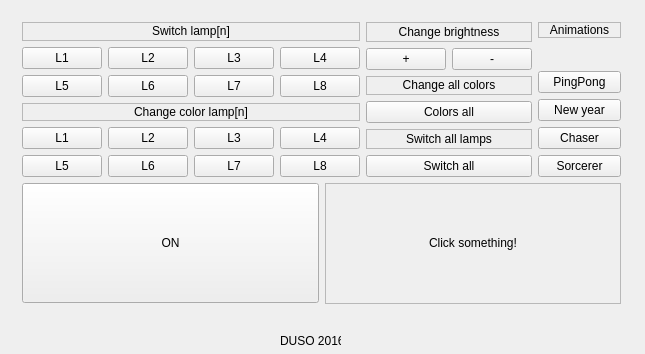
<?xml version="1.0" encoding="UTF-8"?>
<ui version="4.0">
 <class>ControlPanel</class>
 <widget class="QMainWindow" name="ControlPanel">
  <property name="geometry">
   <rect>
    <x>0</x>
    <y>0</y>
    <width>645</width>
    <height>354</height>
   </rect>
  </property>
  <property name="windowTitle">
   <string>ControlPanel</string>
  </property>
  <widget class="QWidget" name="centralWidget">
   <widget class="QWidget" name="layoutWidget">
    <property name="geometry">
     <rect>
      <x>11</x>
      <y>11</y>
      <width>621</width>
      <height>304</height>
     </rect>
    </property>
    <layout class="QVBoxLayout" name="verticalLayout_11">
     <item>
      <layout class="QHBoxLayout" name="horizontalLayout_8">
       <item>
        <layout class="QHBoxLayout" name="horizontalLayout_7">
         <item>
          <layout class="QVBoxLayout" name="verticalLayout_8">
           <item>
            <layout class="QVBoxLayout" name="verticalLayout_3">
             <item>
              <widget class="QLabel" name="label">
               <property name="layoutDirection">
                <enum>Qt::LeftToRight</enum>
               </property>
               <property name="frameShape">
                <enum>QFrame::StyledPanel</enum>
               </property>
               <property name="text">
                <string>Switch lamp[n]</string>
               </property>
               <property name="textFormat">
                <enum>Qt::RichText</enum>
               </property>
               <property name="alignment">
                <set>Qt::AlignCenter</set>
               </property>
               <property name="wordWrap">
                <bool>true</bool>
               </property>
              </widget>
             </item>
             <item>
              <layout class="QVBoxLayout" name="verticalLayout">
               <item>
                <layout class="QHBoxLayout" name="horizontalLayout">
                 <item>
                  <widget class="QPushButton" name="switchL1">
                   <property name="text">
                    <string>L1</string>
                   </property>
                  </widget>
                 </item>
                 <item>
                  <widget class="QPushButton" name="switchL2">
                   <property name="text">
                    <string>L2</string>
                   </property>
                  </widget>
                 </item>
                 <item>
                  <widget class="QPushButton" name="switchL3">
                   <property name="text">
                    <string>L3</string>
                   </property>
                  </widget>
                 </item>
                 <item>
                  <widget class="QPushButton" name="switchL4">
                   <property name="text">
                    <string>L4</string>
                   </property>
                  </widget>
                 </item>
                </layout>
               </item>
               <item>
                <layout class="QHBoxLayout" name="horizontalLayout_2">
                 <item>
                  <widget class="QPushButton" name="switchL5">
                   <property name="text">
                    <string>L5</string>
                   </property>
                  </widget>
                 </item>
                 <item>
                  <widget class="QPushButton" name="switchL6">
                   <property name="text">
                    <string>L6</string>
                   </property>
                  </widget>
                 </item>
                 <item>
                  <widget class="QPushButton" name="switchL7">
                   <property name="text">
                    <string>L7</string>
                   </property>
                  </widget>
                 </item>
                 <item>
                  <widget class="QPushButton" name="switchL8">
                   <property name="text">
                    <string>L8</string>
                   </property>
                  </widget>
                 </item>
                </layout>
               </item>
              </layout>
             </item>
            </layout>
           </item>
           <item>
            <layout class="QVBoxLayout" name="verticalLayout_4">
             <item>
              <widget class="QLabel" name="label_2">
               <property name="layoutDirection">
                <enum>Qt::LeftToRight</enum>
               </property>
               <property name="frameShape">
                <enum>QFrame::StyledPanel</enum>
               </property>
               <property name="text">
                <string>Change color lamp[n]</string>
               </property>
               <property name="textFormat">
                <enum>Qt::RichText</enum>
               </property>
               <property name="alignment">
                <set>Qt::AlignCenter</set>
               </property>
               <property name="wordWrap">
                <bool>true</bool>
               </property>
              </widget>
             </item>
             <item>
              <layout class="QVBoxLayout" name="verticalLayout_2">
               <item>
                <layout class="QHBoxLayout" name="horizontalLayout_4">
                 <item>
                  <widget class="QPushButton" name="changeClrL1">
                   <property name="text">
                    <string>L1</string>
                   </property>
                  </widget>
                 </item>
                 <item>
                  <widget class="QPushButton" name="changeClrL2">
                   <property name="text">
                    <string>L2</string>
                   </property>
                  </widget>
                 </item>
                 <item>
                  <widget class="QPushButton" name="changeClrL3">
                   <property name="text">
                    <string>L3</string>
                   </property>
                  </widget>
                 </item>
                 <item>
                  <widget class="QPushButton" name="changeClrL4">
                   <property name="text">
                    <string>L4</string>
                   </property>
                  </widget>
                 </item>
                </layout>
               </item>
               <item>
                <layout class="QHBoxLayout" name="horizontalLayout_5">
                 <item>
                  <widget class="QPushButton" name="changeClrL5">
                   <property name="text">
                    <string>L5</string>
                   </property>
                  </widget>
                 </item>
                 <item>
                  <widget class="QPushButton" name="changeClrL6">
                   <property name="text">
                    <string>L6</string>
                   </property>
                  </widget>
                 </item>
                 <item>
                  <widget class="QPushButton" name="changeClrL7">
                   <property name="text">
                    <string>L7</string>
                   </property>
                  </widget>
                 </item>
                 <item>
                  <widget class="QPushButton" name="changeClrL8">
                   <property name="text">
                    <string>L8</string>
                   </property>
                  </widget>
                 </item>
                </layout>
               </item>
              </layout>
             </item>
            </layout>
           </item>
          </layout>
         </item>
         <item>
          <layout class="QVBoxLayout" name="verticalLayout_9">
           <item>
            <layout class="QVBoxLayout" name="verticalLayout_5">
             <item>
              <widget class="QLabel" name="label_3">
               <property name="layoutDirection">
                <enum>Qt::LeftToRight</enum>
               </property>
               <property name="frameShape">
                <enum>QFrame::StyledPanel</enum>
               </property>
               <property name="text">
                <string>Change brightness</string>
               </property>
               <property name="textFormat">
                <enum>Qt::RichText</enum>
               </property>
               <property name="alignment">
                <set>Qt::AlignCenter</set>
               </property>
               <property name="wordWrap">
                <bool>true</bool>
               </property>
              </widget>
             </item>
             <item>
              <layout class="QHBoxLayout" name="horizontalLayout_6">
               <item>
                <widget class="QPushButton" name="changeBrght_Plus">
                 <property name="text">
                  <string>+</string>
                 </property>
                </widget>
               </item>
               <item>
                <widget class="QPushButton" name="changeBrght_Minus">
                 <property name="text">
                  <string>-</string>
                 </property>
                </widget>
               </item>
              </layout>
             </item>
            </layout>
           </item>
           <item>
            <layout class="QVBoxLayout" name="verticalLayout_6">
             <item>
              <widget class="QLabel" name="label_4">
               <property name="layoutDirection">
                <enum>Qt::LeftToRight</enum>
               </property>
               <property name="frameShape">
                <enum>QFrame::StyledPanel</enum>
               </property>
               <property name="text">
                <string>Change all colors</string>
               </property>
               <property name="textFormat">
                <enum>Qt::RichText</enum>
               </property>
               <property name="alignment">
                <set>Qt::AlignCenter</set>
               </property>
               <property name="wordWrap">
                <bool>true</bool>
               </property>
              </widget>
             </item>
             <item>
              <widget class="QPushButton" name="colorsAllButton">
               <property name="text">
                <string>Colors all</string>
               </property>
              </widget>
             </item>
            </layout>
           </item>
           <item>
            <layout class="QVBoxLayout" name="verticalLayout_7">
             <item>
              <widget class="QLabel" name="label_5">
               <property name="layoutDirection">
                <enum>Qt::LeftToRight</enum>
               </property>
               <property name="frameShape">
                <enum>QFrame::StyledPanel</enum>
               </property>
               <property name="text">
                <string>Switch all lamps</string>
               </property>
               <property name="textFormat">
                <enum>Qt::RichText</enum>
               </property>
               <property name="alignment">
                <set>Qt::AlignCenter</set>
               </property>
               <property name="wordWrap">
                <bool>true</bool>
               </property>
              </widget>
             </item>
             <item>
              <widget class="QPushButton" name="switchAllButton">
               <property name="text">
                <string>Switch all</string>
               </property>
              </widget>
             </item>
            </layout>
           </item>
          </layout>
         </item>
        </layout>
       </item>
       <item>
        <layout class="QVBoxLayout" name="verticalLayout_10">
         <item>
          <widget class="QLabel" name="label_6">
           <property name="layoutDirection">
            <enum>Qt::LeftToRight</enum>
           </property>
           <property name="frameShape">
            <enum>QFrame::StyledPanel</enum>
           </property>
           <property name="text">
            <string>Animations</string>
           </property>
           <property name="textFormat">
            <enum>Qt::RichText</enum>
           </property>
           <property name="alignment">
            <set>Qt::AlignCenter</set>
           </property>
           <property name="wordWrap">
            <bool>true</bool>
           </property>
          </widget>
         </item>
         <item>
          <spacer name="verticalSpacer">
           <property name="orientation">
            <enum>Qt::Vertical</enum>
           </property>
           <property name="sizeType">
            <enum>QSizePolicy::Fixed</enum>
           </property>
           <property name="sizeHint" stdset="0">
            <size>
             <width>20</width>
             <height>27</height>
            </size>
           </property>
          </spacer>
         </item>
         <item>
          <widget class="QPushButton" name="pingPongButton">
           <property name="text">
            <string>PingPong</string>
           </property>
          </widget>
         </item>
         <item>
          <widget class="QPushButton" name="newYearButton">
           <property name="text">
            <string>New year</string>
           </property>
          </widget>
         </item>
         <item>
          <widget class="QPushButton" name="chaserButton">
           <property name="text">
            <string>Chaser</string>
           </property>
          </widget>
         </item>
         <item>
          <widget class="QPushButton" name="sorcererButton">
           <property name="text">
            <string>Sorcerer</string>
           </property>
          </widget>
         </item>
        </layout>
       </item>
      </layout>
     </item>
     <item>
      <layout class="QHBoxLayout" name="horizontalLayout_9">
       <item>
        <widget class="QPushButton" name="systemOnButton">
         <property name="minimumSize">
          <size>
           <width>200</width>
           <height>120</height>
          </size>
         </property>
         <property name="text">
          <string>ON</string>
         </property>
        </widget>
       </item>
       <item>
        <widget class="QLabel" name="statusLabel">
         <property name="minimumSize">
          <size>
           <width>100</width>
           <height>100</height>
          </size>
         </property>
         <property name="layoutDirection">
          <enum>Qt::LeftToRight</enum>
         </property>
         <property name="frameShape">
          <enum>QFrame::StyledPanel</enum>
         </property>
         <property name="text">
          <string>Click something!</string>
         </property>
         <property name="textFormat">
          <enum>Qt::RichText</enum>
         </property>
         <property name="alignment">
          <set>Qt::AlignCenter</set>
         </property>
         <property name="wordWrap">
          <bool>true</bool>
         </property>
        </widget>
       </item>
      </layout>
     </item>
    </layout>
   </widget>
   <widget class="QLabel" name="label_7">
    <property name="geometry">
     <rect>
      <x>280</x>
      <y>330</y>
      <width>61</width>
      <height>21</height>
     </rect>
    </property>
    <property name="text">
     <string>DUSO 2016</string>
    </property>
   </widget>
  </widget>
 </widget>
 <layoutdefault spacing="6" margin="11"/>
 <resources/>
 <connections/>
</ui>
